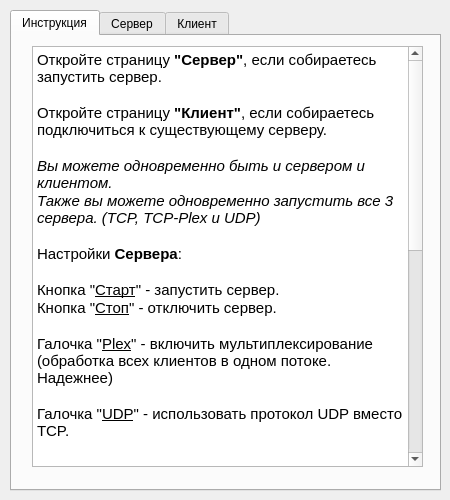
<?xml version="1.0" encoding="UTF-8"?>
<ui version="4.0">
 <class>Widget</class>
 <widget class="QWidget" name="Widget">
  <property name="geometry">
   <rect>
    <x>0</x>
    <y>0</y>
    <width>450</width>
    <height>500</height>
   </rect>
  </property>
  <property name="sizePolicy">
   <sizepolicy hsizetype="Fixed" vsizetype="Fixed">
    <horstretch>0</horstretch>
    <verstretch>0</verstretch>
   </sizepolicy>
  </property>
  <property name="minimumSize">
   <size>
    <width>450</width>
    <height>500</height>
   </size>
  </property>
  <property name="maximumSize">
   <size>
    <width>450</width>
    <height>500</height>
   </size>
  </property>
  <property name="windowTitle">
   <string>Widget</string>
  </property>
  <widget class="QTabWidget" name="tabWidget">
   <property name="geometry">
    <rect>
     <x>10</x>
     <y>10</y>
     <width>431</width>
     <height>481</height>
    </rect>
   </property>
   <property name="currentIndex">
    <number>0</number>
   </property>
   <widget class="QWidget" name="GuideTab">
    <attribute name="title">
     <string>Инструкция</string>
    </attribute>
    <widget class="QTextBrowser" name="GUI">
     <property name="geometry">
      <rect>
       <x>20</x>
       <y>10</y>
       <width>391</width>
       <height>421</height>
      </rect>
     </property>
     <property name="html">
      <string>&lt;!DOCTYPE HTML PUBLIC &quot;-//W3C//DTD HTML 4.0//EN&quot; &quot;http://www.w3.org/TR/REC-html40/strict.dtd&quot;&gt;
&lt;html&gt;&lt;head&gt;&lt;meta name=&quot;qrichtext&quot; content=&quot;1&quot; /&gt;&lt;meta charset=&quot;utf-8&quot; /&gt;&lt;style type=&quot;text/css&quot;&gt;
p, li { white-space: pre-wrap; }
hr { height: 1px; border-width: 0; }
li.unchecked::marker { content: &quot;\2610&quot;; }
li.checked::marker { content: &quot;\2612&quot;; }
&lt;/style&gt;&lt;/head&gt;&lt;body style=&quot; font-family:'Cantarell'; font-size:11pt; font-weight:400; font-style:normal;&quot;&gt;
&lt;p style=&quot; margin-top:0px; margin-bottom:0px; margin-left:0px; margin-right:0px; -qt-block-indent:0; text-indent:0px;&quot;&gt;Откройте страницу &lt;span style=&quot; font-weight:700;&quot;&gt;&amp;quot;Сервер&amp;quot;&lt;/span&gt;, если собираетесь запустить сервер.&lt;/p&gt;
&lt;p style=&quot;-qt-paragraph-type:empty; margin-top:0px; margin-bottom:0px; margin-left:0px; margin-right:0px; -qt-block-indent:0; text-indent:0px;&quot;&gt;&lt;br /&gt;&lt;/p&gt;
&lt;p style=&quot; margin-top:0px; margin-bottom:0px; margin-left:0px; margin-right:0px; -qt-block-indent:0; text-indent:0px;&quot;&gt;Откройте страницу &lt;span style=&quot; font-weight:700;&quot;&gt;&amp;quot;Клиент&amp;quot;&lt;/span&gt;, если собираетесь подключиться к существующему серверу.&lt;/p&gt;
&lt;p style=&quot;-qt-paragraph-type:empty; margin-top:0px; margin-bottom:0px; margin-left:0px; margin-right:0px; -qt-block-indent:0; text-indent:0px;&quot;&gt;&lt;br /&gt;&lt;/p&gt;
&lt;p style=&quot; margin-top:0px; margin-bottom:0px; margin-left:0px; margin-right:0px; -qt-block-indent:0; text-indent:0px;&quot;&gt;&lt;span style=&quot; font-style:italic;&quot;&gt;Вы можете одновременно быть и сервером и клиентом.&lt;/span&gt;&lt;/p&gt;
&lt;p style=&quot; margin-top:0px; margin-bottom:0px; margin-left:0px; margin-right:0px; -qt-block-indent:0; text-indent:0px;&quot;&gt;&lt;span style=&quot; font-style:italic;&quot;&gt;Также вы можете одновременно запустить все 3 сервера. (TCP, TCP-Plex и UDP)&lt;/span&gt;&lt;/p&gt;
&lt;p style=&quot;-qt-paragraph-type:empty; margin-top:0px; margin-bottom:0px; margin-left:0px; margin-right:0px; -qt-block-indent:0; text-indent:0px;&quot;&gt;&lt;br /&gt;&lt;/p&gt;
&lt;p style=&quot; margin-top:0px; margin-bottom:0px; margin-left:0px; margin-right:0px; -qt-block-indent:0; text-indent:0px;&quot;&gt;Настройки &lt;span style=&quot; font-weight:700;&quot;&gt;Сервера&lt;/span&gt;:&lt;/p&gt;
&lt;p style=&quot;-qt-paragraph-type:empty; margin-top:0px; margin-bottom:0px; margin-left:0px; margin-right:0px; -qt-block-indent:0; text-indent:0px;&quot;&gt;&lt;br /&gt;&lt;/p&gt;
&lt;p style=&quot; margin-top:0px; margin-bottom:0px; margin-left:0px; margin-right:0px; -qt-block-indent:0; text-indent:0px;&quot;&gt;Кнопка &amp;quot;&lt;span style=&quot; text-decoration: underline;&quot;&gt;Старт&lt;/span&gt;&amp;quot; - запустить сервер.&lt;/p&gt;
&lt;p style=&quot; margin-top:0px; margin-bottom:0px; margin-left:0px; margin-right:0px; -qt-block-indent:0; text-indent:0px;&quot;&gt;Кнопка &amp;quot;&lt;span style=&quot; text-decoration: underline;&quot;&gt;Стоп&lt;/span&gt;&amp;quot; - отключить сервер.&lt;/p&gt;
&lt;p style=&quot;-qt-paragraph-type:empty; margin-top:0px; margin-bottom:0px; margin-left:0px; margin-right:0px; -qt-block-indent:0; text-indent:0px;&quot;&gt;&lt;br /&gt;&lt;/p&gt;
&lt;p style=&quot; margin-top:0px; margin-bottom:0px; margin-left:0px; margin-right:0px; -qt-block-indent:0; text-indent:0px;&quot;&gt;Галочка &amp;quot;&lt;span style=&quot; text-decoration: underline;&quot;&gt;Plex&lt;/span&gt;&amp;quot; - включить мультиплексирование (обработка всех клиентов в одном потоке. Надежнее)&lt;/p&gt;
&lt;p style=&quot;-qt-paragraph-type:empty; margin-top:0px; margin-bottom:0px; margin-left:0px; margin-right:0px; -qt-block-indent:0; text-indent:0px;&quot;&gt;&lt;br /&gt;&lt;/p&gt;
&lt;p style=&quot; margin-top:0px; margin-bottom:0px; margin-left:0px; margin-right:0px; -qt-block-indent:0; text-indent:0px;&quot;&gt;Галочка &amp;quot;&lt;span style=&quot; text-decoration: underline;&quot;&gt;UDP&lt;/span&gt;&amp;quot; - использовать протокол UDP вместо TCP.&lt;/p&gt;
&lt;p style=&quot;-qt-paragraph-type:empty; margin-top:0px; margin-bottom:0px; margin-left:0px; margin-right:0px; -qt-block-indent:0; text-indent:0px;&quot;&gt;&lt;br /&gt;&lt;/p&gt;
&lt;p style=&quot;-qt-paragraph-type:empty; margin-top:0px; margin-bottom:0px; margin-left:0px; margin-right:0px; -qt-block-indent:0; text-indent:0px;&quot;&gt;&lt;br /&gt;&lt;/p&gt;
&lt;p style=&quot; margin-top:0px; margin-bottom:0px; margin-left:0px; margin-right:0px; -qt-block-indent:0; text-indent:0px;&quot;&gt;Команды &lt;span style=&quot; font-weight:700;&quot;&gt;Клиента&lt;/span&gt;:&lt;/p&gt;
&lt;p style=&quot;-qt-paragraph-type:empty; margin-top:0px; margin-bottom:0px; margin-left:0px; margin-right:0px; -qt-block-indent:0; text-indent:0px;&quot;&gt;&lt;br /&gt;&lt;/p&gt;
&lt;p style=&quot; margin-top:0px; margin-bottom:0px; margin-left:0px; margin-right:0px; -qt-block-indent:0; text-indent:0px;&quot;&gt;connect [IP:PORT]  &lt;/p&gt;
&lt;p style=&quot; margin-top:0px; margin-bottom:0px; margin-left:0px; margin-right:0px; -qt-block-indent:0; text-indent:0px;&quot;&gt;- подключение к серверу TCP по адресу&lt;/p&gt;
&lt;p style=&quot;-qt-paragraph-type:empty; margin-top:0px; margin-bottom:0px; margin-left:0px; margin-right:0px; -qt-block-indent:0; text-indent:0px;&quot;&gt;&lt;br /&gt;&lt;/p&gt;
&lt;p style=&quot; margin-top:0px; margin-bottom:0px; margin-left:0px; margin-right:0px; -qt-block-indent:0; text-indent:0px;&quot;&gt;&lt;span style=&quot; font-style:italic;&quot;&gt;например : connect 192.168.0.1:25565&lt;/span&gt;&lt;/p&gt;
&lt;p style=&quot;-qt-paragraph-type:empty; margin-top:0px; margin-bottom:0px; margin-left:0px; margin-right:0px; -qt-block-indent:0; text-indent:0px;&quot;&gt;&lt;br /&gt;&lt;/p&gt;
&lt;p style=&quot; margin-top:0px; margin-bottom:0px; margin-left:0px; margin-right:0px; -qt-block-indent:0; text-indent:0px;&quot;&gt;send [msg] &lt;/p&gt;
&lt;p style=&quot; margin-top:0px; margin-bottom:0px; margin-left:0px; margin-right:0px; -qt-block-indent:0; text-indent:0px;&quot;&gt;- отправка сообщения серверу TCP&lt;/p&gt;
&lt;p style=&quot;-qt-paragraph-type:empty; margin-top:0px; margin-bottom:0px; margin-left:0px; margin-right:0px; -qt-block-indent:0; text-indent:0px;&quot;&gt;&lt;br /&gt;&lt;/p&gt;
&lt;p style=&quot; margin-top:0px; margin-bottom:0px; margin-left:0px; margin-right:0px; -qt-block-indent:0; text-indent:0px;&quot;&gt;&lt;span style=&quot; font-style:italic;&quot;&gt;например : send Hello, world!&lt;/span&gt;&lt;/p&gt;
&lt;p style=&quot;-qt-paragraph-type:empty; margin-top:0px; margin-bottom:0px; margin-left:0px; margin-right:0px; -qt-block-indent:0; text-indent:0px;&quot;&gt;&lt;br /&gt;&lt;/p&gt;
&lt;p style=&quot; margin-top:0px; margin-bottom:0px; margin-left:0px; margin-right:0px; -qt-block-indent:0; text-indent:0px;&quot;&gt;disconnect &lt;/p&gt;
&lt;p style=&quot; margin-top:0px; margin-bottom:0px; margin-left:0px; margin-right:0px; -qt-block-indent:0; text-indent:0px;&quot;&gt;- отключиться от сервера TCP&lt;/p&gt;
&lt;p style=&quot;-qt-paragraph-type:empty; margin-top:0px; margin-bottom:0px; margin-left:0px; margin-right:0px; -qt-block-indent:0; text-indent:0px;&quot;&gt;&lt;br /&gt;&lt;/p&gt;
&lt;p style=&quot;-qt-paragraph-type:empty; margin-top:0px; margin-bottom:0px; margin-left:0px; margin-right:0px; -qt-block-indent:0; text-indent:0px;&quot;&gt;&lt;br /&gt;&lt;/p&gt;
&lt;p style=&quot; margin-top:0px; margin-bottom:0px; margin-left:0px; margin-right:0px; -qt-block-indent:0; text-indent:0px;&quot;&gt;bind [IP:PORT] - задать адрес посылок для push&lt;/p&gt;
&lt;p style=&quot;-qt-paragraph-type:empty; margin-top:0px; margin-bottom:0px; margin-left:0px; margin-right:0px; -qt-block-indent:0; text-indent:0px;&quot;&gt;&lt;br /&gt;&lt;/p&gt;
&lt;p style=&quot; margin-top:0px; margin-bottom:0px; margin-left:0px; margin-right:0px; -qt-block-indent:0; text-indent:0px;&quot;&gt;push [msg] - отправить сообщение UDP серверу по адресу *bind*.&lt;/p&gt;
&lt;p style=&quot; margin-top:0px; margin-bottom:0px; margin-left:0px; margin-right:0px; -qt-block-indent:0; text-indent:0px;&quot;&gt;&lt;span style=&quot; font-style:italic; text-decoration: underline;&quot;&gt;Важно!&lt;/span&gt;&lt;span style=&quot; font-style:italic;&quot;&gt; Вы не получите ответ на вашу push посылку. Push только отправляет данные. &lt;/span&gt;&lt;/p&gt;
&lt;p style=&quot;-qt-paragraph-type:empty; margin-top:0px; margin-bottom:0px; margin-left:0px; margin-right:0px; -qt-block-indent:0; text-indent:0px;&quot;&gt;&lt;br /&gt;&lt;/p&gt;
&lt;p style=&quot;-qt-paragraph-type:empty; margin-top:0px; margin-bottom:0px; margin-left:0px; margin-right:0px; -qt-block-indent:0; text-indent:0px;&quot;&gt;&lt;br /&gt;&lt;/p&gt;&lt;/body&gt;&lt;/html&gt;</string>
     </property>
    </widget>
   </widget>
   <widget class="QWidget" name="ServerTab">
    <attribute name="title">
     <string>Сервер</string>
    </attribute>
    <widget class="QPlainTextEdit" name="ServerLog">
     <property name="geometry">
      <rect>
       <x>10</x>
       <y>10</y>
       <width>411</width>
       <height>401</height>
      </rect>
     </property>
     <property name="readOnly">
      <bool>true</bool>
     </property>
    </widget>
    <widget class="QPushButton" name="server_start_button">
     <property name="geometry">
      <rect>
       <x>10</x>
       <y>420</y>
       <width>87</width>
       <height>21</height>
      </rect>
     </property>
     <property name="text">
      <string>Запуск</string>
     </property>
    </widget>
    <widget class="QCheckBox" name="checkBox">
     <property name="geometry">
      <rect>
       <x>200</x>
       <y>417</y>
       <width>61</width>
       <height>24</height>
      </rect>
     </property>
     <property name="text">
      <string>PLEX</string>
     </property>
    </widget>
    <widget class="QPushButton" name="pushButton">
     <property name="geometry">
      <rect>
       <x>100</x>
       <y>420</y>
       <width>87</width>
       <height>21</height>
      </rect>
     </property>
     <property name="text">
      <string>Стоп</string>
     </property>
    </widget>
    <widget class="QSpinBox" name="port_spinBox">
     <property name="geometry">
      <rect>
       <x>350</x>
       <y>417</y>
       <width>71</width>
       <height>27</height>
      </rect>
     </property>
     <property name="buttonSymbols">
      <enum>QAbstractSpinBox::NoButtons</enum>
     </property>
     <property name="maximum">
      <number>99999</number>
     </property>
     <property name="value">
      <number>8080</number>
     </property>
    </widget>
    <widget class="QCheckBox" name="checkBox_2">
     <property name="geometry">
      <rect>
       <x>270</x>
       <y>417</y>
       <width>92</width>
       <height>24</height>
      </rect>
     </property>
     <property name="text">
      <string>UDP</string>
     </property>
    </widget>
   </widget>
   <widget class="QWidget" name="ClientTab">
    <attribute name="title">
     <string>Клиент</string>
    </attribute>
    <widget class="QPlainTextEdit" name="ClientLog">
     <property name="geometry">
      <rect>
       <x>10</x>
       <y>10</y>
       <width>411</width>
       <height>391</height>
      </rect>
     </property>
     <property name="readOnly">
      <bool>true</bool>
     </property>
    </widget>
    <widget class="QLineEdit" name="client_send_line">
     <property name="geometry">
      <rect>
       <x>10</x>
       <y>410</y>
       <width>311</width>
       <height>26</height>
      </rect>
     </property>
    </widget>
    <widget class="QPushButton" name="client_send_button">
     <property name="geometry">
      <rect>
       <x>330</x>
       <y>410</y>
       <width>87</width>
       <height>26</height>
      </rect>
     </property>
     <property name="text">
      <string>Отправить</string>
     </property>
    </widget>
   </widget>
  </widget>
 </widget>
 <resources/>
 <connections/>
</ui>
